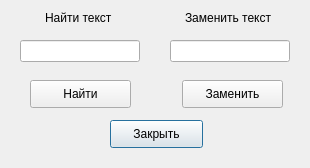
<?xml version="1.0" encoding="UTF-8"?>
<ui version="4.0">
 <class>Dialog</class>
 <widget class="QDialog" name="Dialog">
  <property name="geometry">
   <rect>
    <x>0</x>
    <y>0</y>
    <width>310</width>
    <height>168</height>
   </rect>
  </property>
  <property name="windowTitle">
   <string>Dialog</string>
  </property>
  <widget class="QLineEdit" name="findLineEdit">
   <property name="geometry">
    <rect>
     <x>20</x>
     <y>40</y>
     <width>120</width>
     <height>22</height>
    </rect>
   </property>
  </widget>
  <widget class="QLineEdit" name="replaceLineEdit">
   <property name="geometry">
    <rect>
     <x>170</x>
     <y>40</y>
     <width>120</width>
     <height>22</height>
    </rect>
   </property>
  </widget>
  <widget class="QPushButton" name="closeButton">
   <property name="geometry">
    <rect>
     <x>110</x>
     <y>120</y>
     <width>93</width>
     <height>28</height>
    </rect>
   </property>
   <property name="text">
    <string>Закрыть</string>
   </property>
  </widget>
  <widget class="QPushButton" name="replaceButton">
   <property name="geometry">
    <rect>
     <x>182</x>
     <y>80</y>
     <width>101</width>
     <height>28</height>
    </rect>
   </property>
   <property name="text">
    <string>Заменить</string>
   </property>
  </widget>
  <widget class="QPushButton" name="findButton">
   <property name="geometry">
    <rect>
     <x>30</x>
     <y>80</y>
     <width>101</width>
     <height>28</height>
    </rect>
   </property>
   <property name="text">
    <string>Найти</string>
   </property>
  </widget>
  <widget class="QLabel" name="label">
   <property name="geometry">
    <rect>
     <x>45</x>
     <y>10</y>
     <width>85</width>
     <height>16</height>
    </rect>
   </property>
   <property name="text">
    <string>Найти текст</string>
   </property>
  </widget>
  <widget class="QLabel" name="label_2">
   <property name="geometry">
    <rect>
     <x>185</x>
     <y>10</y>
     <width>100</width>
     <height>16</height>
    </rect>
   </property>
   <property name="text">
    <string>Заменить текст</string>
   </property>
  </widget>
 </widget>
 <resources/>
 <connections/>
</ui>
